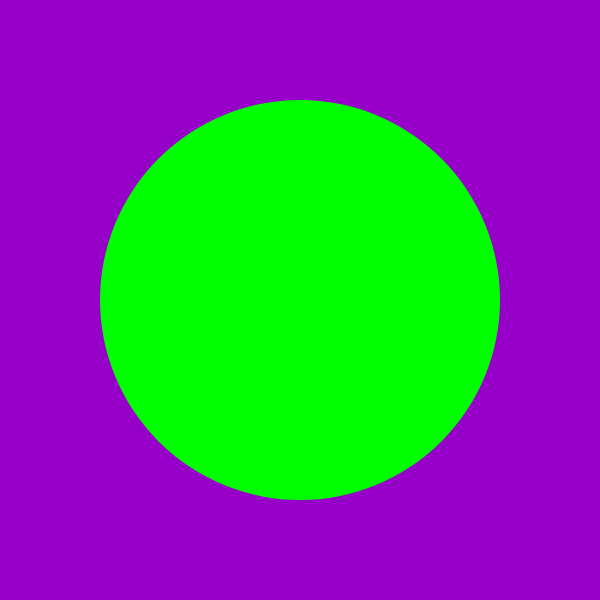
Frame 1 (no input)
Frame 60 (no input): identical to frame 1, image omitted
Frame 120 (the mouse pressed at the canvas centre since frame 60): blank canvas, image omitted

The p5.js sketch that drew this single still picture (run headless with seeded random() and noise() and a simulated clock; from frame 60 on, the mouse is pressed at the canvas centre):

// p5.js sketch
// ── sketch.js
let r = 0;
let g = 255;
let b = 0;



function setup () {
    createCanvas(600, 600);
    noStroke();
}

function draw() {
    background(150, 0, 200);
    fill (r, g, b);
    circle(300, 300, 400);
    if (mouseIsPressed) {
        background(0, 255, 0);
        r = 150;
        g = 0;
        b = 200;
    } else {
        r = 0;
        g = 255;
        b = 0;
    }

}
